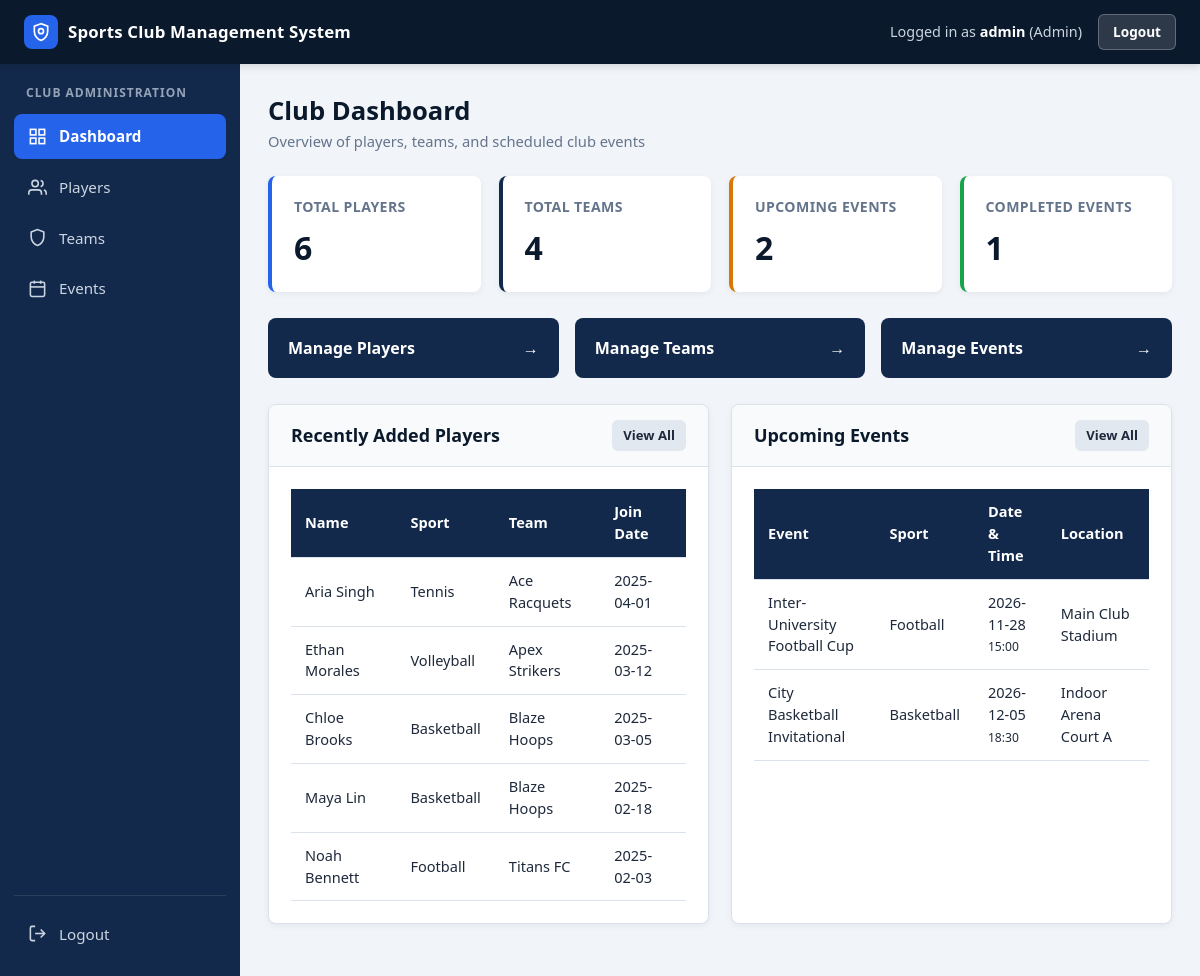
/dashboard.php (signed in), run on the app's committed database.
### tables this page shows
CREATE TABLE IF NOT EXISTS players (
    player_id INT AUTO_INCREMENT PRIMARY KEY,
    full_name VARCHAR(100) NOT NULL,
    dob DATE NOT NULL,
    gender ENUM('Male', 'Female', 'Other') NOT NULL,
    contact VARCHAR(20) NOT NULL,
    email VARCHAR(100) NOT NULL,
    sport VARCHAR(50) NOT NULL,
    team_id INT NULL,
    join_date DATE NOT NULL,
    CONSTRAINT fk_players_team
        FOREIGN KEY (team_id) REFERENCES teams(team_id)
        ON DELETE SET NULL
        ON UPDATE CASCADE
);

CREATE TABLE IF NOT EXISTS teams (
    team_id INT AUTO_INCREMENT PRIMARY KEY,
    team_name VARCHAR(100) NOT NULL,
    sport VARCHAR(50) NOT NULL,
    category ENUM('Men', 'Women', 'Mixed') NOT NULL,
    coach_name VARCHAR(100) NOT NULL,
    description TEXT
);

CREATE TABLE IF NOT EXISTS events (
    event_id INT AUTO_INCREMENT PRIMARY KEY,
    event_name VARCHAR(150) NOT NULL,
    sport VARCHAR(50) NOT NULL,
    event_date DATE NOT NULL,
    start_time TIME NOT NULL,
    location VARCHAR(150) NOT NULL,
    description TEXT,
    status ENUM('Upcoming', 'Ongoing', 'Completed', 'Cancelled') NOT NULL DEFAULT 'Upcoming'
);

### auth.php (called while the page is built, shortened)
<?php
$is_admin = (isset($_SESSION['role']) && $_SESSION['role'] === 'admin');
?>

### dashboard.php (the view, shortened to what this page needs)
<?php
require_once 'auth.php';
require_once 'db.php';
$current_page = "dashboard";
$total_players = 0;
$res = mysqli_query($conn, "SELECT COUNT(*) AS total FROM players");
if ($res && $row = mysqli_fetch_assoc($res)) {
    $total_players = (int)$row['total'];
}
$total_teams = 0;
$res = mysqli_query($conn, "SELECT COUNT(*) AS total FROM teams");
if ($res && $row = mysqli_fetch_assoc($res)) {
    $total_teams = (int)$row['total'];
}
$upcoming_events_count = 0;
$res = mysqli_query($conn, "SELECT COUNT(*) AS total FROM events WHERE status = 'Upcoming'");
if ($res && $row = mysqli_fetch_assoc($res)) {
    $upcoming_events_count = (int)$row['total'];
}
$completed_events_count = 0;
$res = mysqli_query($conn, "SELECT COUNT(*) AS total FROM events WHERE status = 'Completed'");
if ($res && $row = mysqli_fetch_assoc($res)) {
    $completed_events_count = (int)$row['total'];
}
$recent_players_sql = "SELECT p.player_id, p.full_name, p.sport, p.join_date, t.team_name
                       FROM players p
                       LEFT JOIN teams t ON p.team_id = t.team_id
                       ORDER BY p.player_id DESC
                       LIMIT 5";
$recent_players_result = mysqli_query($conn, $recent_players_sql);
$upcoming_events_sql = "SELECT event_id, event_name, sport, event_date, start_time, location
                        FROM events
                        WHERE status = 'Upcoming'
                        ORDER BY event_date ASC, start_time ASC
                        LIMIT 5";
$upcoming_events_result = mysqli_query($conn, $upcoming_events_sql);
include 'header.php';
include 'sidebar.php';
?>
        <main class="main-content">
            <div class="page-header">
                <div>
                    <h1>Club Dashboard</h1>
                    <p>Overview of players, teams, and scheduled club events</p>
                </div>
            </div>
            <section class="stats-grid">
                <div class="stat-card stat-players">
                    <span class="stat-label">Total Players</span>
                    <span class="stat-number"><?php echo $total_players; ?></span>
                </div>
                <div class="stat-card stat-teams">
                    <span class="stat-label">Total Teams</span>
                    <span class="stat-number"><?php echo $total_teams; ?></span>
                </div>
                <div class="stat-card stat-upcoming">
                    <span class="stat-label">Upcoming Events</span>
                    <span class="stat-number"><?php echo $upcoming_events_count; ?></span>
                </div>
                <div class="stat-card stat-completed">
                    <span class="stat-label">Completed Events</span>
                    <span class="stat-number"><?php echo $completed_events_count; ?></span>
                </div>
            </section>
            <section class="quick-links">
                <a href="players.php" class="quick-link-card">
                    <span>Manage Players</span>
                    <span>&rarr;</span>
                </a>
                <a href="teams.php" class="quick-link-card">
                    <span><?php echo $is_admin ? 'Manage Teams' : 'View Teams'; ?></span>
                    <span>&rarr;</span>
                </a>
                <a href="events.php" class="quick-link-card">
                    <span><?php echo $is_admin ? 'Manage Events' : 'View Events'; ?></span>
                    <span>&rarr;</span>
                </a>
            </section>
            <section class="dashboard-grid">
                <div class="card">
                    <div class="card-header">
                        <h2>Recently Added Players</h2>
                        <a href="players.php" class="btn btn-sm btn-secondary">View All</a>
                    </div>
                    <div class="card-body">
                        <div class="table-responsive">
                            <table class="data-table">
                                <thead>
                                    <tr>
                                        <th>Name</th>
                                        <th>Sport</th>
                                        <th>Team</th>
                                        <th>Join Date</th>
                                    </tr>
                                </thead>
                                <tbody>
                                    <?php if ($recent_players_result && mysqli_num_rows($recent_players_result) > 0): ?>
                                        <?php while ($player = mysqli_fetch_assoc($recent_players_result)): ?>
                                            <tr>
                                                <td><?php echo htmlspecialchars($player['full_name']); ?></td>
                                                <td><?php echo htmlspecialchars($player['sport']); ?></td>
                                                <td><?php echo !empty($player['team_name']) ? htmlspecialchars($player['team_name']) : 'Unassigned'; ?></td>
                                                <td><?php echo htmlspecialchars($player['join_date']); ?></td>
                                            </tr>
                                        <?php endwhile; ?>
                                    <?php else: ?>
                                        <tr>
                                            <td colspan="4" class="empty-state">No players found yet.</td>
                                        </tr>
                                    <?php endif; ?>
                                </tbody>
                            </table>
                        </div>
                    </div>
                </div>
                <div class="card">
                    <div class="card-header">
                        <h2>Upcoming Events</h2>
                        <a href="events.php" class="btn btn-sm btn-secondary">View All</a>
                    </div>
                    <div class="card-body">
                        <div class="table-responsive">
                            <table class="data-table">
                                <thead>
                                    <tr>
                                        <th>Event</th>
                                        <th>Sport</th>
                                        <th>Date &amp; Time</th>
                                        <th>Location</th>
                                    </tr>
                                </thead>
                                <tbody>
                                    <?php if ($upcoming_events_result && mysqli_num_rows($upcoming_events_result) > 0): ?>
                                        <?php while ($event = mysqli_fetch_assoc($upcoming_events_result)): ?>
                                            <tr>
                                                <td><?php echo htmlspecialchars($event['event_name']); ?></td>
                                                <td><?php echo htmlspecialchars($event['sport']); ?></td>
                                                <td>
                                                    <?php echo htmlspecialchars($event['event_date']); ?><br>
                                                    <small><?php echo htmlspecialchars(substr($event['start_time'], 0, 5)); ?></small>
                                                </td>
                                                <td><?php echo htmlspecialchars($event['location']); ?></td>
                                            </tr>
                                        <?php endwhile; ?>
                                    <?php else: ?>
                                        <tr>
                                            <td colspan="4" class="empty-state">No upcoming events scheduled.</td>
                                        </tr>
                                    <?php endif; ?>
                                </tbody>
                            </table>
                        </div>
                    </div>
                </div>
            </section>
        </main>
    </div>
</body>
</html>

### header.php (shortened to what this page needs)
<!DOCTYPE html>
<html lang="en">
<head>
    <link rel="stylesheet" href="style.css">
</head>
<body class="app-body">
    <header class="topbar">
        <div class="topbar-left">
            <a href="dashboard.php" class="topbar-brand">
                <span class="brand-badge" aria-hidden="true">
                    <svg viewBox="0 0 24 24" fill="none" stroke="currentColor" stroke-width="2">
                        <path d="M12 2L4 5v6.09c0 5.05 3.41 9.76 8 10.91 4.59-1.15 8-5.86 8-10.91V5l-8-3z"></path>
                        <circle cx="12" cy="11" r="3"></circle>
                    </svg>
                </span>
                <span class="brand-text">Sports Club Management System</span>
            </a>
        </div>
        <div class="topbar-right">
            <span class="topbar-user">
                Logged in as <strong><?php echo htmlspecialchars($_SESSION['username']); ?></strong>
                (<?php echo htmlspecialchars(ucfirst($_SESSION['role'])); ?>)
            </span>
            <a href="logout.php" class="btn btn-logout">Logout</a>
        </div>
    </header>
    <div class="app-container">

### sidebar.php (shortened to what this page needs)
<aside class="sidebar" id="sidebar">
    <div class="sidebar-title"><?php echo $is_admin ? 'Club Administration' : 'Player Portal'; ?></div>
    <nav class="sidebar-nav">
        <a href="dashboard.php" class="nav-link <?php echo ($current_page === 'dashboard') ? 'active' : ''; ?>">
            <svg class="nav-icon" viewBox="0 0 24 24" fill="none" stroke="currentColor" stroke-width="2">
                <rect x="3" y="3" width="7" height="7"></rect>
                <rect x="14" y="3" width="7" height="7"></rect>
                <rect x="14" y="14" width="7" height="7"></rect>
                <rect x="3" y="14" width="7" height="7"></rect>
            </svg>
            <span>Dashboard</span>
        </a>
        <a href="players.php" class="nav-link <?php echo ($current_page === 'players') ? 'active' : ''; ?>">
            <svg class="nav-icon" viewBox="0 0 24 24" fill="none" stroke="currentColor" stroke-width="2">
                <path d="M17 21v-2a4 4 0 0 0-4-4H5a4 4 0 0 0-4 4v2"></path>
                <circle cx="9" cy="7" r="4"></circle>
                <path d="M23 21v-2a4 4 0 0 0-3-3.87"></path>
                <path d="M16 3.13a4 4 0 0 1 0 7.75"></path>
            </svg>
            <span>Players</span>
        </a>
        <a href="teams.php" class="nav-link <?php echo ($current_page === 'teams') ? 'active' : ''; ?>">
            <svg class="nav-icon" viewBox="0 0 24 24" fill="none" stroke="currentColor" stroke-width="2">
                <path d="M12 2L4 5v6.09c0 5.05 3.41 9.76 8 10.91 4.59-1.15 8-5.86 8-10.91V5l-8-3z"></path>
            </svg>
            <span>Teams</span>
        </a>
        <a href="events.php" class="nav-link <?php echo ($current_page === 'events') ? 'active' : ''; ?>">
            <svg class="nav-icon" viewBox="0 0 24 24" fill="none" stroke="currentColor" stroke-width="2">
                <rect x="3" y="4" width="18" height="18" rx="2" ry="2"></rect>
                <line x1="16" y1="2" x2="16" y2="6"></line>
                <line x1="8" y1="2" x2="8" y2="6"></line>
                <line x1="3" y1="10" x2="21" y2="10"></line>
            </svg>
            <span>Events</span>
        </a>
    </nav>
    <div class="sidebar-footer">
        <a href="logout.php" class="nav-link nav-link-logout">
            <svg class="nav-icon" viewBox="0 0 24 24" fill="none" stroke="currentColor" stroke-width="2">
                <path d="M9 21H5a2 2 0 0 1-2-2V5a2 2 0 0 1 2-2h4"></path>
                <polyline points="16 17 21 12 16 7"></polyline>
                <line x1="21" y1="12" x2="9" y2="12"></line>
            </svg>
            <span>Logout</span>
        </a>
    </div>
</aside>

### data on the page
players: full_name "Aria Singh", sport "Tennis", team.team_name "Ace Racquets", join_date "2025-04-01"
players: full_name "Ethan Morales", sport "Volleyball", team.team_name "Apex Strikers", join_date "2025-03-12"
players: full_name "Chloe Brooks", sport "Basketball", team.team_name "Blaze Hoops", join_date "2025-03-05"
players: full_name "Maya Lin", sport "Basketball", team.team_name "Blaze Hoops", join_date "2025-02-18"
players: full_name "Noah Bennett", sport "Football", team.team_name "Titans FC", join_date "2025-02-03"
events: event_name "Inter-University Football Cup", sport "Football", event_date "2026-11-28", start_time "15:00", location "Main Club Stadium"
events: event_name "City Basketball Invitational", sport "Basketball", event_date "2026-12-05", start_time "18:30", location "Indoor Arena Court A"

### other printed values
$_SESSION['username'] "admin"
$_SESSION['role'] "Admin"
$total_players "6"
$total_teams "4"
$upcoming_events_count "2"
$completed_events_count "1"
